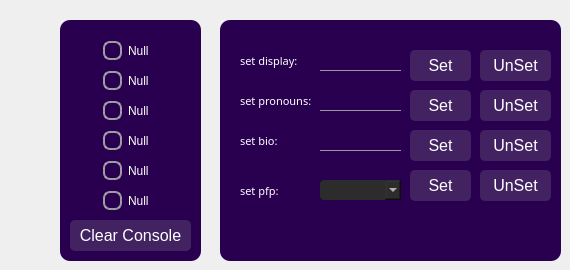
    <widget class="QWidget" name="pageSettings">
     <widget class="QFrame" name="frameSE">
      <property name="geometry">
       <rect>
        <x>60</x>
        <y>20</y>
        <width>141</width>
        <height>241</height>
       </rect>
      </property>
      <property name="styleSheet">
       <string notr="true">QFrame {
    background-color: #28004F; /* Use an even darker shade of purple */
    border-radius: 10px;
}</string>
      </property>
      <property name="frameShape">
       <enum>QFrame::StyledPanel</enum>
      </property>
      <property name="frameShadow">
       <enum>QFrame::Raised</enum>
      </property>
      <widget class="QCheckBox" name="checkBoxSE_Null">
       <property name="geometry">
        <rect>
         <x>40</x>
         <y>20</y>
         <width>51</width>
         <height>21</height>
        </rect>
       </property>
       <property name="styleSheet">
        <string notr="true">QCheckBox {
                background: transparent;
                padding: 3px;
				color: #FFF;
            }
            QCheckBox::indicator {
                border: 2px solid  rgba(169, 169, 169, 0.9);
                width: 15px;
                height: 15px;
                border-radius: 7px;
            }
            QCheckBox::indicator:checked {
                background:  rgba(169, 169, 169, 0.9);
            }</string>
       </property>
       <property name="text">
        <string>Null</string>
       </property>
      </widget>
      <widget class="QCheckBox" name="checkBoxSE_Null_2">
       <property name="geometry">
        <rect>
         <x>40</x>
         <y>50</y>
         <width>51</width>
         <height>21</height>
        </rect>
       </property>
       <property name="styleSheet">
        <string notr="true">QCheckBox {
                background: transparent;
                padding: 3px;
				color: #FFF;
            }
            QCheckBox::indicator {
                border: 2px solid  rgba(169, 169, 169, 0.9);
                width: 15px;
                height: 15px;
                border-radius: 7px;
            }
            QCheckBox::indicator:checked {
                background:  rgba(169, 169, 169, 0.9);
            }</string>
       </property>
       <property name="text">
        <string>Null</string>
       </property>
      </widget>
      <widget class="QCheckBox" name="checkBoxSE_Null_3">
       <property name="geometry">
        <rect>
         <x>40</x>
         <y>80</y>
         <width>51</width>
         <height>21</height>
        </rect>
       </property>
       <property name="styleSheet">
        <string notr="true">QCheckBox {
                background: transparent;
                padding: 3px;
				color: #FFF;
            }
            QCheckBox::indicator {
                border: 2px solid  rgba(169, 169, 169, 0.9);
                width: 15px;
                height: 15px;
                border-radius: 7px;
            }
            QCheckBox::indicator:checked {
                background:  rgba(169, 169, 169, 0.9);
            }</string>
       </property>
       <property name="text">
        <string>Null</string>
       </property>
      </widget>
      <widget class="QCheckBox" name="checkBoxSE_Null_4">
       <property name="geometry">
        <rect>
         <x>40</x>
         <y>110</y>
         <width>51</width>
         <height>21</height>
        </rect>
       </property>
       <property name="styleSheet">
        <string notr="true">QCheckBox {
                background: transparent;
                padding: 3px;
				color: #FFF;
            }
            QCheckBox::indicator {
                border: 2px solid  rgba(169, 169, 169, 0.9);
                width: 15px;
                height: 15px;
                border-radius: 7px;
            }
            QCheckBox::indicator:checked {
                background:  rgba(169, 169, 169, 0.9);
            }</string>
       </property>
       <property name="text">
        <string>Null</string>
       </property>
      </widget>
      <widget class="QCheckBox" name="checkBoxSE_Null_5">
       <property name="geometry">
        <rect>
         <x>40</x>
         <y>140</y>
         <width>51</width>
         <height>21</height>
        </rect>
       </property>
       <property name="styleSheet">
        <string notr="true">QCheckBox {
                background: transparent;
                padding: 3px;
				color: #FFF;
            }
            QCheckBox::indicator {
                border: 2px solid  rgba(169, 169, 169, 0.9);
                width: 15px;
                height: 15px;
                border-radius: 7px;
            }
            QCheckBox::indicator:checked {
                background:  rgba(169, 169, 169, 0.9);
            }</string>
       </property>
       <property name="text">
        <string>Null</string>
       </property>
      </widget>
      <widget class="QCheckBox" name="checkBoxSE_Null_6">
       <property name="geometry">
        <rect>
         <x>40</x>
         <y>170</y>
         <width>51</width>
         <height>21</height>
        </rect>
       </property>
       <property name="styleSheet">
        <string notr="true">QCheckBox {
                background: transparent;
                padding: 3px;
				color: #FFF;
            }
            QCheckBox::indicator {
                border: 2px solid  rgba(169, 169, 169, 0.9);
                width: 15px;
                height: 15px;
                border-radius: 7px;
            }
            QCheckBox::indicator:checked {
                background:  rgba(169, 169, 169, 0.9);
            }</string>
       </property>
       <property name="text">
        <string>Null</string>
       </property>
      </widget>
      <widget class="QPushButton" name="pushButtonSE_StartClearConsole">
       <property name="geometry">
        <rect>
         <x>10</x>
         <y>200</y>
         <width>121</width>
         <height>31</height>
        </rect>
       </property>
       <property name="font">
        <font>
         <pointsize>12</pointsize>
        </font>
       </property>
       <property name="styleSheet">
        <string notr="true">QPushButton {
    border: none; /* No border */
    border-radius: 5px; /* Rounded corners */
    background: rgba(169, 169, 169, 0.2); /* Slightly transparent background */
    padding: 5px 10px;
    color: #FFFFFF; /* White text color */
    font-size: 12pt; /* Font size */
}

QPushButton:hover {
    background: rgba(169, 169, 169, 0.3); /* Light purple background on hover */
    color: #FFFFFF; /* White text color on hover */
}
</string>
       </property>
       <property name="text">
        <string>Clear Console</string>
       </property>
      </widget>
     </widget>
     <widget class="QFrame" name="frameSE_2">
      <property name="geometry">
       <rect>
        <x>220</x>
        <y>20</y>
        <width>341</width>
        <height>241</height>
       </rect>
      </property>
      <property name="styleSheet">
       <string notr="true">QFrame {
    background-color: #28004F; /* Use an even darker shade of purple */
    border-radius: 10px;
}</string>
      </property>
      <property name="frameShape">
       <enum>QFrame::StyledPanel</enum>
      </property>
      <property name="frameShadow">
       <enum>QFrame::Raised</enum>
      </property>
      <widget class="QLabel" name="labelSE_SetDisplay">
       <property name="geometry">
        <rect>
         <x>20</x>
         <y>30</y>
         <width>61</width>
         <height>21</height>
        </rect>
       </property>
       <property name="font">
        <font>
         <family>Leelawadee UI Semilight</family>
         <pointsize>8</pointsize>
         <weight>50</weight>
         <bold>false</bold>
        </font>
       </property>
       <property name="styleSheet">
        <string notr="true">QLabel {
    background: none;
    color: #FFF; /* Transparent font color */
}</string>
       </property>
       <property name="text">
        <string>set display:</string>
       </property>
      </widget>
      <widget class="QLabel" name="labelSE_SetPronouns">
       <property name="geometry">
        <rect>
         <x>20</x>
         <y>70</y>
         <width>71</width>
         <height>21</height>
        </rect>
       </property>
       <property name="font">
        <font>
         <family>Leelawadee UI Semilight</family>
         <pointsize>8</pointsize>
         <weight>50</weight>
         <bold>false</bold>
        </font>
       </property>
       <property name="styleSheet">
        <string notr="true">QLabel {
    background: none;
    color: #FFF; /* Transparent font color */
}</string>
       </property>
       <property name="text">
        <string>set pronouns:</string>
       </property>
      </widget>
      <widget class="QLabel" name="labelSE_SetBio">
       <property name="geometry">
        <rect>
         <x>20</x>
         <y>110</y>
         <width>61</width>
         <height>21</height>
        </rect>
       </property>
       <property name="font">
        <font>
         <family>Leelawadee UI Semilight</family>
         <pointsize>8</pointsize>
         <weight>50</weight>
         <bold>false</bold>
        </font>
       </property>
       <property name="styleSheet">
        <string notr="true">QLabel {
    background: none;
    color: #FFF; /* Transparent font color */
}</string>
       </property>
       <property name="text">
        <string>set bio:</string>
       </property>
      </widget>
      <widget class="QLabel" name="labelSE_SetPfp">
       <property name="geometry">
        <rect>
         <x>20</x>
         <y>160</y>
         <width>61</width>
         <height>21</height>
        </rect>
       </property>
       <property name="font">
        <font>
         <family>Leelawadee UI Semilight</family>
         <pointsize>8</pointsize>
         <weight>50</weight>
         <bold>false</bold>
        </font>
       </property>
       <property name="styleSheet">
        <string notr="true">QLabel {
    background: none;
    color: #FFF; /* Transparent font color */
}</string>
       </property>
       <property name="text">
        <string>set pfp:</string>
       </property>
      </widget>
      <widget class="QLineEdit" name="lineEditSE_DisplayName">
       <property name="geometry">
        <rect>
         <x>100</x>
         <y>20</y>
         <width>81</width>
         <height>31</height>
        </rect>
       </property>
       <property name="styleSheet">
        <string notr="true">QLineEdit {
    border: none;            /* No border */
    background: transparent; /* Transparent background */
    color: #FFF;          /* White text color */
    border-bottom: 1px solid rgba(169, 169, 169, 0.9); /* Underline effect */
}
</string>
       </property>
      </widget>
      <widget class="QLineEdit" name="lineEditSE_PronounName">
       <property name="geometry">
        <rect>
         <x>100</x>
         <y>60</y>
         <width>81</width>
         <height>31</height>
        </rect>
       </property>
       <property name="styleSheet">
        <string notr="true">QLineEdit {
    border: none;            /* No border */
    background: transparent; /* Transparent background */
    color: #FFF;          /* White text color */
    border-bottom: 1px solid rgba(169, 169, 169, 0.9); /* Underline effect */
}
</string>
       </property>
      </widget>
      <widget class="QLineEdit" name="lineEditSE_BioMessage">
       <property name="geometry">
        <rect>
         <x>100</x>
         <y>100</y>
         <width>81</width>
         <height>31</height>
        </rect>
       </property>
       <property name="styleSheet">
        <string notr="true">QLineEdit {
    border: none;            /* No border */
    background: transparent; /* Transparent background */
    color: #FFF;          /* White text color */
    border-bottom: 1px solid rgba(169, 169, 169, 0.9); /* Underline effect */
}
</string>
       </property>
      </widget>
      <widget class="QComboBox" name="comboBoxSE_PfpName">
       <property name="geometry">
        <rect>
         <x>100</x>
         <y>160</y>
         <width>81</width>
         <height>20</height>
        </rect>
       </property>
       <property name="styleSheet">
        <string notr="true">QComboBox {
    background-color:  #2C2C2C; /* Dark matte black background color */
    color: #ffffff;           /* White text color */
    border-radius: 4px;      /* Rounded corners with a 10px radius */
    padding: 3px;             /* Add some padding for visual spacing */
}</string>
       </property>
      </widget>
      <widget class="QPushButton" name="pushButtonSE_StartSetDisplay">
       <property name="geometry">
        <rect>
         <x>190</x>
         <y>30</y>
         <width>61</width>
         <height>31</height>
        </rect>
       </property>
       <property name="font">
        <font>
         <pointsize>12</pointsize>
        </font>
       </property>
       <property name="styleSheet">
        <string notr="true">QPushButton {
    border: none; /* No border */
    border-radius: 5px; /* Rounded corners */
    background: rgba(169, 169, 169, 0.2); /* Slightly transparent background */
    padding: 5px 10px;
    color: #FFFFFF; /* White text color */
    font-size: 12pt; /* Font size */
}

QPushButton:hover {
    background: rgba(169, 169, 169, 0.3); /* Light purple background on hover */
    color: #FFFFFF; /* White text color on hover */
}
</string>
       </property>
       <property name="text">
        <string>Set</string>
       </property>
      </widget>
      <widget class="QPushButton" name="pushButtonSE_StartUnSetDisplay">
       <property name="geometry">
        <rect>
         <x>260</x>
         <y>30</y>
         <width>71</width>
         <height>31</height>
        </rect>
       </property>
       <property name="font">
        <font>
         <pointsize>12</pointsize>
        </font>
       </property>
       <property name="styleSheet">
        <string notr="true">QPushButton {
    border: none; /* No border */
    border-radius: 5px; /* Rounded corners */
    background: rgba(169, 169, 169, 0.2); /* Slightly transparent background */
    padding: 5px 10px;
    color: #FFFFFF; /* White text color */
    font-size: 12pt; /* Font size */
}

QPushButton:hover {
    background: rgba(169, 169, 169, 0.3); /* Light purple background on hover */
    color: #FFFFFF; /* White text color on hover */
}
</string>
       </property>
       <property name="text">
        <string>UnSet</string>
       </property>
      </widget>
      <widget class="QPushButton" name="pushButtonSE_StartSetPronouns">
       <property name="geometry">
        <rect>
         <x>190</x>
         <y>70</y>
         <width>61</width>
         <height>31</height>
        </rect>
       </property>
       <property name="font">
        <font>
         <pointsize>12</pointsize>
        </font>
       </property>
       <property name="styleSheet">
        <string notr="true">QPushButton {
    border: none; /* No border */
    border-radius: 5px; /* Rounded corners */
    background: rgba(169, 169, 169, 0.2); /* Slightly transparent background */
    padding: 5px 10px;
    color: #FFFFFF; /* White text color */
    font-size: 12pt; /* Font size */
}

QPushButton:hover {
    background: rgba(169, 169, 169, 0.3); /* Light purple background on hover */
    color: #FFFFFF; /* White text color on hover */
}
</string>
       </property>
       <property name="text">
        <string>Set</string>
       </property>
      </widget>
      <widget class="QPushButton" name="pushButtonSE_StartSetBio">
       <property name="geometry">
        <rect>
         <x>190</x>
         <y>110</y>
         <width>61</width>
         <height>31</height>
        </rect>
       </property>
       <property name="font">
        <font>
         <pointsize>12</pointsize>
        </font>
       </property>
       <property name="styleSheet">
        <string notr="true">QPushButton {
    border: none; /* No border */
    border-radius: 5px; /* Rounded corners */
    background: rgba(169, 169, 169, 0.2); /* Slightly transparent background */
    padding: 5px 10px;
    color: #FFFFFF; /* White text color */
    font-size: 12pt; /* Font size */
}

QPushButton:hover {
    background: rgba(169, 169, 169, 0.3); /* Light purple background on hover */
    color: #FFFFFF; /* White text color on hover */
}
</string>
       </property>
       <property name="text">
        <string>Set</string>
       </property>
      </widget>
      <widget class="QPushButton" name="pushButtonSE_StartUnSetPronouns">
       <property name="geometry">
        <rect>
         <x>260</x>
         <y>70</y>
         <width>71</width>
         <height>31</height>
        </rect>
       </property>
       <property name="font">
        <font>
         <pointsize>12</pointsize>
        </font>
       </property>
       <property name="styleSheet">
        <string notr="true">QPushButton {
    border: none; /* No border */
    border-radius: 5px; /* Rounded corners */
    background: rgba(169, 169, 169, 0.2); /* Slightly transparent background */
    padding: 5px 10px;
    color: #FFFFFF; /* White text color */
    font-size: 12pt; /* Font size */
}

QPushButton:hover {
    background: rgba(169, 169, 169, 0.3); /* Light purple background on hover */
    color: #FFFFFF; /* White text color on hover */
}
</string>
       </property>
       <property name="text">
        <string>UnSet</string>
       </property>
      </widget>
      <widget class="QPushButton" name="pushButtonSE_StartUnSetBio">
       <property name="geometry">
        <rect>
         <x>260</x>
         <y>110</y>
         <width>71</width>
         <height>31</height>
        </rect>
       </property>
       <property name="font">
        <font>
         <pointsize>12</pointsize>
        </font>
       </property>
       <property name="styleSheet">
        <string notr="true">QPushButton {
    border: none; /* No border */
    border-radius: 5px; /* Rounded corners */
    background: rgba(169, 169, 169, 0.2); /* Slightly transparent background */
    padding: 5px 10px;
    color: #FFFFFF; /* White text color */
    font-size: 12pt; /* Font size */
}

QPushButton:hover {
    background: rgba(169, 169, 169, 0.3); /* Light purple background on hover */
    color: #FFFFFF; /* White text color on hover */
}
</string>
       </property>
       <property name="text">
        <string>UnSet</string>
       </property>
      </widget>
      <widget class="QPushButton" name="pushButtonSE_StartSetPfp">
       <property name="geometry">
        <rect>
         <x>190</x>
         <y>150</y>
         <width>61</width>
         <height>31</height>
        </rect>
       </property>
       <property name="font">
        <font>
         <pointsize>12</pointsize>
        </font>
       </property>
       <property name="styleSheet">
        <string notr="true">QPushButton {
    border: none; /* No border */
    border-radius: 5px; /* Rounded corners */
    background: rgba(169, 169, 169, 0.2); /* Slightly transparent background */
    padding: 5px 10px;
    color: #FFFFFF; /* White text color */
    font-size: 12pt; /* Font size */
}

QPushButton:hover {
    background: rgba(169, 169, 169, 0.3); /* Light purple background on hover */
    color: #FFFFFF; /* White text color on hover */
}
</string>
       </property>
       <property name="text">
        <string>Set</string>
       </property>
      </widget>
      <widget class="QPushButton" name="pushButtonSE_StartUnSetPfp">
       <property name="geometry">
        <rect>
         <x>260</x>
         <y>150</y>
         <width>71</width>
         <height>31</height>
        </rect>
       </property>
       <property name="font">
        <font>
         <pointsize>12</pointsize>
        </font>
       </property>
       <property name="styleSheet">
        <string notr="true">QPushButton {
    border: none; /* No border */
    border-radius: 5px; /* Rounded corners */
    background: rgba(169, 169, 169, 0.2); /* Slightly transparent background */
    padding: 5px 10px;
    color: #FFFFFF; /* White text color */
    font-size: 12pt; /* Font size */
}

QPushButton:hover {
    background: rgba(169, 169, 169, 0.3); /* Light purple background on hover */
    color: #FFFFFF; /* White text color on hover */
}
</string>
       </property>
       <property name="text">
        <string>UnSet</string>
       </property>
      </widget>
     </widget>
    </widget>
